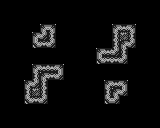

Rendered tile map (Tiled .tmx) drawn with the repository's tilesets; below, a short description and the map source with its tile grids summarised:
An orthogonal 20x16 tile map with 8x8 px tiles, 3 tile layers (Background, Collision, Overlap).

<map version="1.0" orientation="orthogonal" renderorder="right-down" width="20" height="16" tilewidth="8" tileheight="8" nextobjectid="1">
 <tileset firstgid="1" name="char_sheet" tilewidth="8" tileheight="8" tilecount="1024">
  <image source="char_sheet.png" width="256" height="256" />
 </tileset>
 <layer name="Background" width="20" height="16">
  <data>[320 cells, 0 non-empty, 0 distinct tile ids]</data>
 </layer>
 <layer name="Collision" width="20" height="16">
  <data>[320 cells, 50 non-empty, 9 distinct tile ids]</data>
 </layer>
 <layer name="Overlap" width="20" height="16">
  <data>[320 cells, 0 non-empty, 0 distinct tile ids]</data>
 </layer>
</map>
